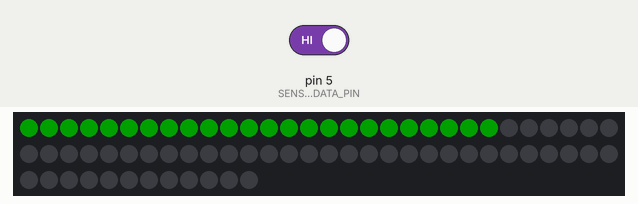
Recording of a sketch running on a simulated Arduino Uno, built with avr-gcc and run on an emulated ATmega328P. On the bench: 72 RGB LEDs in strip order, left to right, continuing on the next row. Inputs (shaded band) come from the test bench; at power-on: pin 5 (SENSOR_DATA_PIN) HIGH. Dim RGB values are drawn brighter than linear; random numbers use the default seed unless the sketch sets one.

Above: at 1.2 s.
1.3 s: pin 5 (SENSOR_DATA_PIN) driven LOW
At 2.2 s:
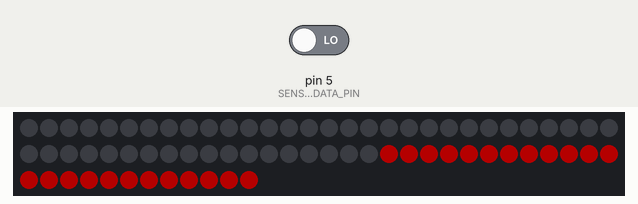
2.8 s: pin 5 (SENSOR_DATA_PIN) driven HIGH
At 3.2 s:
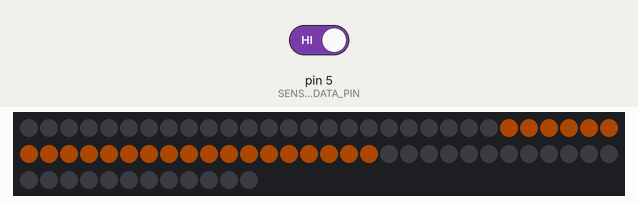
Timing chart, 0 to 5.8 s (numbered marks = the images above; inputs shaded):
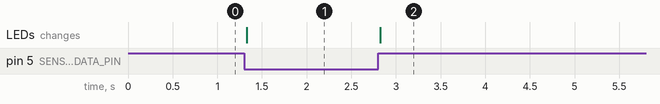

Measured:
- after the input at 1.3 s, the LEDs: change at once (image 1)
- after the input at 2.8 s, the LEDs: change at once (image 2)

The sketch:

plight.ino
```cpp
#include <Arduino.h>
#include "SPI.h"
#include "LPD8806.h"

#define DATA_PIN_A 4
#define CLOCK_PIN_A 3
#define SENSOR_DATA_PIN 5

#define STRIP_LENGTH 72
#define ONE_LIGHT (STRIP_LENGTH/3)

#define ALL_OFF 0x000000
#define RED strip.Color(32, 0, 0)
#define YELLOW strip.Color(24, 10, 0)
#define GREEN strip.Color(0, 16, 0)

#define DISCO 69
#define DISCO_FREQ 250

LPD8806 strip(STRIP_LENGTH, DATA_PIN_A, CLOCK_PIN_A);

void green_light();
void clear();
void set_light_color(int light, uint32_t color);

void setup() {
  pinMode(SENSOR_DATA_PIN, INPUT);
  strip.begin();
  clear();
  green_light();
}

void clear() {
  int i;
  for ( i = 0; i < STRIP_LENGTH; i++ )
    strip.setPixelColor(i, ALL_OFF);
  strip.show();
}

uint32_t Wheel(uint16_t WheelPos)
{
  byte r, g, b;
  switch(WheelPos / 128)
  {
    case 0:
      r = 127 - WheelPos % 128;   //red down
      g = WheelPos % 128;      //green up
      b = 0;                  //blue off
      break;
    case 1:
      g = 127 - WheelPos % 128;  //green down
      b = WheelPos % 128;      //blue up
      r = 0;                  //red off
      break;
    case 2:
      b = 127 - WheelPos % 128;  //blue down
      r = WheelPos % 128;      //red up
      g = 0;                  //green off
      break;
  }
  return(strip.Color(r,g,b));
}

void party_time(uint8_t wait)
{
  for (int j=0; j < (384 * 6); j+=16) {     // cycle all 384 colors in the wheel six times
    for (int q=0; q < 3; q++) {
        for (int i=0; i < strip.numPixels(); i=i+3) {
          strip.setPixelColor(i+q, Wheel( (i+j) % 384));    //turn every third pixel on
        }
        strip.show();

        delay(wait);

        for (int i=0; i < strip.numPixels(); i=i+3) {
          strip.setPixelColor(i+q, 0);        //turn every third pixel off
        }
    }
  }
}

void set_light_color(int light, uint32_t color)
{
  int i;
  for ( i = ONE_LIGHT * light; i < ONE_LIGHT * (light + 1); i++ )
    strip.setPixelColor(i, color);
}

void red_light()
{
  set_light_color(0, ALL_OFF);
  set_light_color(1, ALL_OFF);
  set_light_color(2, RED);
  strip.show();
}

void green_light()
{
  set_light_color(0, GREEN);
  set_light_color(1, ALL_OFF);
  set_light_color(2, ALL_OFF);
  strip.show();
}

void yellow_light()
{
  set_light_color(0, ALL_OFF);
  set_light_color(1, YELLOW);
  set_light_color(2, ALL_OFF);
  strip.show();
}

int read_sensor()
{
  return ! digitalRead(SENSOR_DATA_PIN);
}

int fibs[] = {1, 1, 2, 3, 5};

void loop() {
  static unsigned long yellow_started = 0;
  static uint32_t current_state = GREEN;
  static int easteregg_stage = 0;
  static unsigned long last_close = 0;

  int button;

  button = read_sensor();

  if ( (current_state == GREEN || current_state == YELLOW) && button )
  {
    int desired_time = fibs[easteregg_stage] * 1000;
    unsigned long timedelta = millis() - last_close;
    if ( timedelta >= (desired_time - 900) && timedelta <= (desired_time + 900) )
      easteregg_stage++;
    else
      easteregg_stage = 0;
    last_close = millis();
  }
  if ( easteregg_stage == 5 )
  {
    set_light_color(0, GREEN);
    set_light_color(1, GREEN);
    set_light_color(2, GREEN);
    strip.show();
    delay(2000);
    easteregg_stage = 0;
  }


  if ( button )
  {
    red_light();
    current_state = RED;
    yellow_started = 0;
  }
  else if ( current_state == RED )
  {
    if ( random(0, DISCO_FREQ) == 0 )
    {
      current_state = DISCO;
    }
    else
    {
      yellow_started = millis();
      yellow_light();
      current_state = YELLOW;
    }
  }
  else if ( current_state == DISCO )
  {
    party_time(50);
    current_state = GREEN;
  }
  else if ( current_state == YELLOW )
  {
    // the second clause of the `||` is to account for rollover
    if ( millis() - yellow_started >= 30000 || millis() < yellow_started )
    {
      yellow_started = 0;
      current_state = GREEN;
    }
    else {
      yellow_light();
    }
  }
  else
  {
    green_light();
  }
}
```
